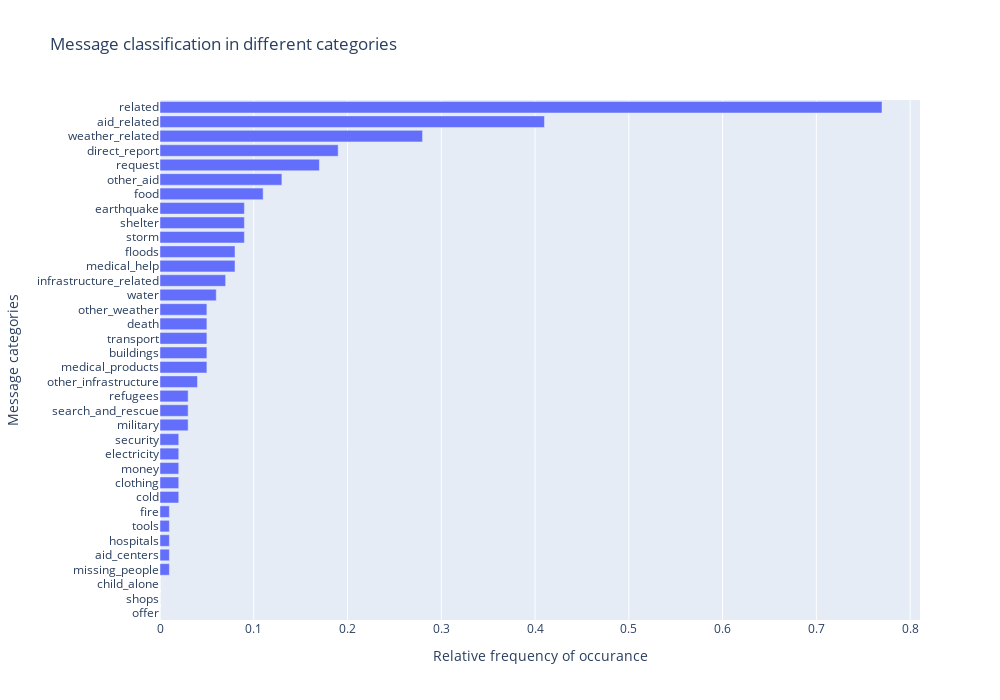

Notebook code cell kept with this figure:
### Code cell
# Number of messages in different categories
series = round(df.iloc[:,4:].sum()/ df.shape[0],2)
series.sort_values(ascending= True, inplace= True)

fig= go.Figure(
data= [go.Bar( x= series, y= series.index, orientation='h' )],
layout_title_text= 'Message classification in different categories',
)
fig.update_xaxes(title='Relative frequency of occurance')
fig.update_yaxes(title= 'Message categories')
fig.update_layout(width= 1000, height=700)
fig.show()

### Figure 1 — Plotly figure (JSON) as saved in the notebook; plotly's stock layout.template omitted (floating-point values rounded to 4 significant figures)
{"data": [{"orientation": "h", "type": "bar", "x": [0, 0, 0, 0.01, 0.01, 0.01, 0.01, 0.01, 0.02, 0.02, 0.02, 0.02, 0.02, 0.03, 0.03, 0.03, 0.04, 0.05, 0.05, 0.05, 0.05, 0.05, 0.06, 0.07, 0.08, 0.08, 0.09, 0.09, 0.09, 0.11, 0.13, 0.17, 0.19, 0.28, 0.41, 0.77], "y": ["offer", "shops", "child_alone", "missing_people", "aid_centers", "hospitals", "tools", "fire", "cold", "clothing", "money", "electricity", "security", "military", "search_and_rescue", "refugees", "other_infrastructure", "medical_products", "buildings", "transport", "death", "other_weather", "water", "infrastructure_related", "medical_help", "floods", "storm", "shelter", "earthquake", "food", "other_aid", "request", "direct_report", "weather_related", "aid_related", "related"]}], "layout": {"height": 700, "title": {"text": "Message classification in different categories"}, "width": 1000, "xaxis": {"title": {"text": "Relative frequency of occurance"}}, "yaxis": {"title": {"text": "Message categories"}}}}
